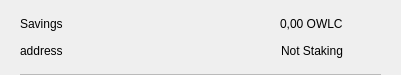
<?xml version="1.0" encoding="UTF-8"?>
<ui version="4.0">
 <class>CSRow</class>
 <widget class="QWidget" name="CSRow">
  <property name="geometry">
   <rect>
    <x>0</x>
    <y>0</y>
    <width>401</width>
    <height>75</height>
   </rect>
  </property>
  <property name="windowTitle">
   <string>Form</string>
  </property>
  <layout class="QVBoxLayout" name="verticalLayout">
   <property name="spacing">
    <number>0</number>
   </property>
   <property name="leftMargin">
    <number>20</number>
   </property>
   <property name="topMargin">
    <number>10</number>
   </property>
   <property name="rightMargin">
    <number>20</number>
   </property>
   <property name="bottomMargin">
    <number>0</number>
   </property>
   <item>
    <widget class="QWidget" name="info" native="true">
     <property name="minimumSize">
      <size>
       <width>0</width>
       <height>0</height>
      </size>
     </property>
     <layout class="QHBoxLayout" name="horizontalLayout_3">
      <property name="leftMargin">
       <number>0</number>
      </property>
      <property name="topMargin">
       <number>0</number>
      </property>
      <property name="rightMargin">
       <number>0</number>
      </property>
      <property name="bottomMargin">
       <number>10</number>
      </property>
      <item>
       <widget class="QWidget" name="container" native="true">
        <property name="minimumSize">
         <size>
          <width>0</width>
          <height>0</height>
         </size>
        </property>
        <layout class="QVBoxLayout" name="verticalLayout_2">
         <property name="spacing">
          <number>0</number>
         </property>
         <property name="leftMargin">
          <number>0</number>
         </property>
         <property name="topMargin">
          <number>0</number>
         </property>
         <property name="rightMargin">
          <number>0</number>
         </property>
         <property name="bottomMargin">
          <number>0</number>
         </property>
         <item>
          <layout class="QHBoxLayout" name="horizontalLayout">
           <item>
            <widget class="QLabel" name="labelName">
             <property name="toolTip">
              <string notr="true"/>
             </property>
             <property name="text">
              <string>Savings</string>
             </property>
            </widget>
           </item>
           <item>
            <spacer name="horizontalSpacer">
             <property name="orientation">
              <enum>Qt::Horizontal</enum>
             </property>
             <property name="sizeHint" stdset="0">
              <size>
               <width>40</width>
               <height>20</height>
              </size>
             </property>
            </spacer>
           </item>
           <item>
            <widget class="QLabel" name="labelAmount">
             <property name="text">
              <string>0,00 OWLC</string>
             </property>
            </widget>
           </item>
          </layout>
         </item>
         <item>
          <layout class="QHBoxLayout" name="horizontalLayout_2">
           <item>
            <widget class="QLabel" name="labelAddress">
             <property name="toolTip">
              <string notr="true"/>
             </property>
             <property name="text">
              <string>address</string>
             </property>
            </widget>
           </item>
           <item>
            <spacer name="horizontalSpacer_2">
             <property name="orientation">
              <enum>Qt::Horizontal</enum>
             </property>
             <property name="sizeHint" stdset="0">
              <size>
               <width>40</width>
               <height>20</height>
              </size>
             </property>
            </spacer>
           </item>
           <item>
            <widget class="QLabel" name="labelStaking">
             <property name="text">
              <string>Not Staking</string>
             </property>
            </widget>
           </item>
          </layout>
         </item>
        </layout>
       </widget>
      </item>
      <item alignment="Qt::AlignHCenter|Qt::AlignVCenter">
       <widget class="QPushButton" name="pushButtonMenu">
        <property name="minimumSize">
         <size>
          <width>24</width>
          <height>24</height>
         </size>
        </property>
        <property name="maximumSize">
         <size>
          <width>32</width>
          <height>32</height>
         </size>
        </property>
        <property name="focusPolicy">
         <enum>Qt::NoFocus</enum>
        </property>
        <property name="styleSheet">
         <string notr="true">border:none; background-color:transparent;</string>
        </property>
        <property name="text">
         <string/>
        </property>
        <property name="icon">
         <iconset>
          <normaloff>://ic-menu-hover</normaloff>://ic-menu-hover</iconset>
        </property>
        <property name="iconSize">
         <size>
          <width>24</width>
          <height>24</height>
         </size>
        </property>
       </widget>
      </item>
     </layout>
    </widget>
   </item>
   <item>
    <widget class="QLabel" name="lblDivisory">
     <property name="minimumSize">
      <size>
       <width>0</width>
       <height>1</height>
      </size>
     </property>
     <property name="maximumSize">
      <size>
       <width>16777215</width>
       <height>1</height>
      </size>
     </property>
     <property name="styleSheet">
      <string notr="true">background-color:#bababa;</string>
     </property>
     <property name="text">
      <string/>
     </property>
     <property name="alignment">
      <set>Qt::AlignBottom|Qt::AlignLeading|Qt::AlignLeft</set>
     </property>
    </widget>
   </item>
  </layout>
 </widget>
 <resources/>
 <connections/>
</ui>
